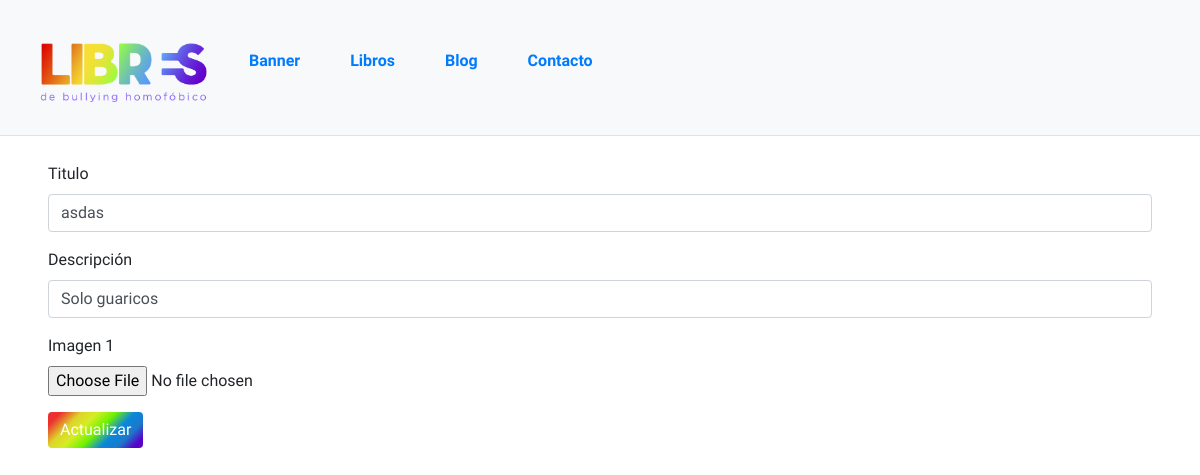
/Banner/editar/3, run on an earlier commit of the app's database.
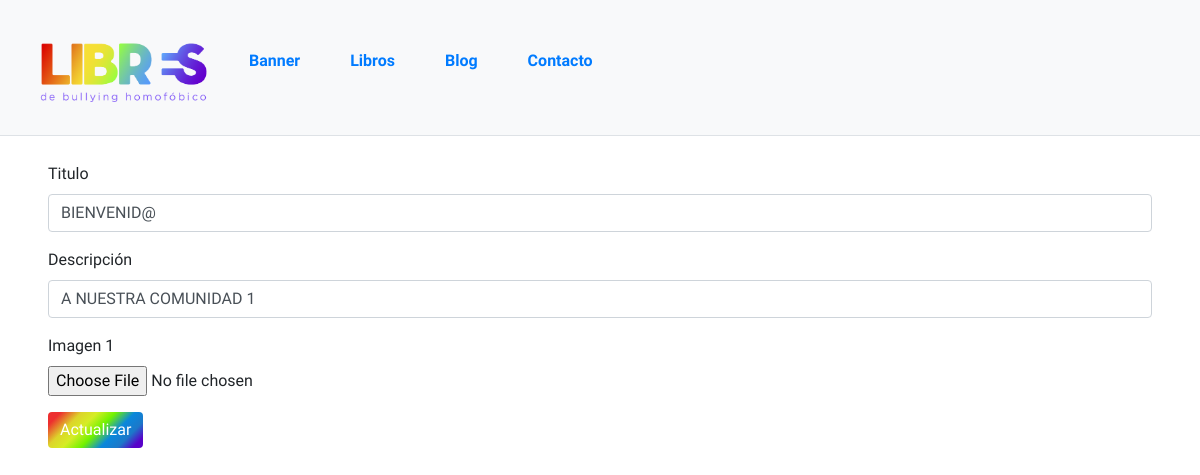
And on a later commit of the database.
### tables this page shows
CREATE TABLE `banner` (
  `id` int(10) UNSIGNED NOT NULL,
  `titulo` varchar(128) NOT NULL,
  `descripcion` varchar(128) NOT NULL,
  `texto` text NOT NULL,
  `estado` enum('PUBLICADO','ELIMINADO') NOT NULL DEFAULT 'PUBLICADO',
  `imagen1` varchar(128) DEFAULT NULL,
  `imagen2` varchar(128) DEFAULT NULL,
  `creado_b` timestamp NULL DEFAULT NULL,
  `modificado_b` timestamp NULL DEFAULT NULL,
  `precio` varchar(10) DEFAULT NULL
);

### application/controllers/Banner.php (called while the page is built, shortened)
<?php
class Banner extends CI_Controller
{
    function __construct() {
        $this->load->model('BannerModel');
        $this->load->model('ImagenModel');
    }
    public function editar($id)
    {
        $banner = $this->BannerModel->getBanner($id);
        $this->load->view('template/cabecera_admin');
        $this->load->view('banner/editar',compact('banner'));
        $this->load->view('template/piedepagina_admin');
    }
}

### index.php (called while the page is built, shortened)
<?php
require_once BASEPATH.'core/CodeIgniter.php';

### application/models/BannerModel.php (called while the page is built, shortened)
<?php
class BannerModel extends CI_Model
{
    public function getBanner($id)
    {
        $this->db->where('id',$id);
        $query = $this->db->get('banner');
        return $query->row_array();
    }
}

### application/views/banner/editar.php (the view, shortened to what this page needs)
<div class="container-fluid pt-0 pb-5 pr-5 pl-5">
    <div class="row">
        <div class="col">
            <h3>Actualizar Banner</h3>
        </div>
    </div>
    <br><br><br><br><br>
    <div class="row">
        <div class="col">
            <form method="post" action='<?php echo base_url();?>Banner/actualizar/<?php echo $banner['id'];?>' enctype="multipart/form-data">
                <div class="form-group">
                    <label for="titulo">Titulo</label>
                    <input type="text" class="form-control" id="titulo" name="titulo" value='<?php echo $banner['titulo'];?>' placeholder="Ingrese um titulo">
                </div>
                <div class="form-group">
                    <label for="descripcion">Descripción</label>
                    <input type="text" class="form-control" id="descripcion" name="descripcion" value='<?php echo $banner['descripcion'];?>' placeholder="Ingrese una breve descripción">
                </div>
                <div class="form-group">
                    <label for="imagen1">Imagen 1</label>
                    <input type="file" class="form-control-file" id="imagen1" name="imagen1" value='<?php echo $banner['imagen1'];?>'>
                </div>
                <button type="submit" class="btn btn-primary">Actualizar</button>
            </form>
        </div>
    </div>
</div>

What changed in the data, as far as the page shows it:
changed banner: titulo "asdas" → "BIENVENID@"; descripcion "Solo guaricos" → "A NUESTRA COMUNIDAD 1"
